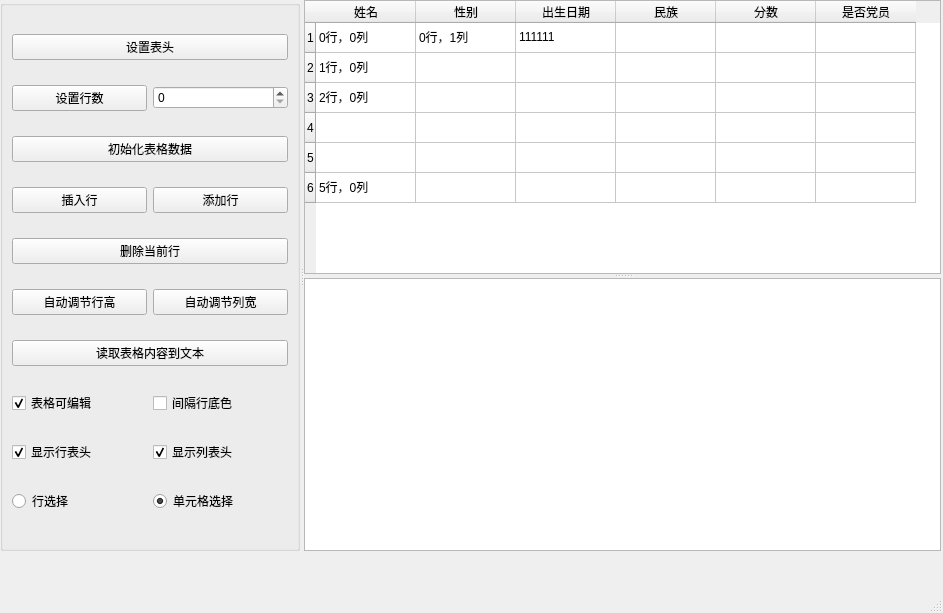
<?xml version="1.0" encoding="UTF-8"?>
<ui version="4.0">
 <class>MainWindow</class>
 <widget class="QMainWindow" name="MainWindow">
  <property name="geometry">
   <rect>
    <x>0</x>
    <y>0</y>
    <width>943</width>
    <height>613</height>
   </rect>
  </property>
  <property name="windowTitle">
   <string>MainWindow</string>
  </property>
  <widget class="QWidget" name="centralwidget">
   <widget class="QSplitter" name="splitterMain">
    <property name="geometry">
     <rect>
      <x>0</x>
      <y>0</y>
      <width>941</width>
      <height>551</height>
     </rect>
    </property>
    <property name="autoFillBackground">
     <bool>false</bool>
    </property>
    <property name="orientation">
     <enum>Qt::Horizontal</enum>
    </property>
    <widget class="QGroupBox" name="groupBox">
     <property name="maximumSize">
      <size>
       <width>300</width>
       <height>16777215</height>
      </size>
     </property>
     <property name="title">
      <string/>
     </property>
     <layout class="QGridLayout" name="gridLayout">
      <item row="0" column="0" colspan="2">
       <widget class="QPushButton" name="btnSetHeader">
        <property name="text">
         <string>设置表头</string>
        </property>
       </widget>
      </item>
      <item row="1" column="0">
       <widget class="QPushButton" name="btnSetRows">
        <property name="text">
         <string>设置行数</string>
        </property>
       </widget>
      </item>
      <item row="1" column="1">
       <widget class="QSpinBox" name="spinRowCount"/>
      </item>
      <item row="2" column="0" colspan="2">
       <widget class="QPushButton" name="btnIniData">
        <property name="text">
         <string>初始化表格数据</string>
        </property>
       </widget>
      </item>
      <item row="3" column="0">
       <widget class="QPushButton" name="btnInsertRow">
        <property name="text">
         <string>插入行</string>
        </property>
       </widget>
      </item>
      <item row="3" column="1">
       <widget class="QPushButton" name="btnAppendRow">
        <property name="text">
         <string>添加行</string>
        </property>
       </widget>
      </item>
      <item row="4" column="0" colspan="2">
       <widget class="QPushButton" name="btnDelCurRow">
        <property name="text">
         <string>删除当前行</string>
        </property>
       </widget>
      </item>
      <item row="5" column="0">
       <widget class="QPushButton" name="btnAutoHeight">
        <property name="text">
         <string>自动调节行高</string>
        </property>
       </widget>
      </item>
      <item row="5" column="1">
       <widget class="QPushButton" name="btnAutoWidth">
        <property name="text">
         <string>自动调节列宽</string>
        </property>
       </widget>
      </item>
      <item row="6" column="0" colspan="2">
       <widget class="QPushButton" name="btnReadToEdit">
        <property name="text">
         <string>读取表格内容到文本</string>
        </property>
       </widget>
      </item>
      <item row="7" column="0">
       <widget class="QCheckBox" name="chkBoxTabEditable">
        <property name="text">
         <string>表格可编辑</string>
        </property>
        <property name="checked">
         <bool>true</bool>
        </property>
       </widget>
      </item>
      <item row="7" column="1">
       <widget class="QCheckBox" name="chkBoxRowColor">
        <property name="text">
         <string>间隔行底色</string>
        </property>
       </widget>
      </item>
      <item row="8" column="0">
       <widget class="QCheckBox" name="chkBoxHeaderH">
        <property name="text">
         <string>显示行表头</string>
        </property>
        <property name="checked">
         <bool>true</bool>
        </property>
       </widget>
      </item>
      <item row="8" column="1">
       <widget class="QCheckBox" name="chkBoxHeaderV">
        <property name="text">
         <string>显示列表头</string>
        </property>
        <property name="checked">
         <bool>true</bool>
        </property>
       </widget>
      </item>
      <item row="9" column="0">
       <widget class="QRadioButton" name="rBtnSelectRow">
        <property name="text">
         <string>行选择</string>
        </property>
       </widget>
      </item>
      <item row="9" column="1">
       <widget class="QRadioButton" name="rBtnSelectItem">
        <property name="text">
         <string>单元格选择</string>
        </property>
        <property name="checked">
         <bool>true</bool>
        </property>
       </widget>
      </item>
     </layout>
    </widget>
    <widget class="QSplitter" name="splitter">
     <property name="orientation">
      <enum>Qt::Vertical</enum>
     </property>
     <widget class="QTableWidget" name="tableIfno">
      <property name="maximumSize">
       <size>
        <width>16777215</width>
        <height>16777215</height>
       </size>
      </property>
      <attribute name="horizontalHeaderVisible">
       <bool>true</bool>
      </attribute>
      <attribute name="horizontalHeaderCascadingSectionResizes">
       <bool>false</bool>
      </attribute>
      <attribute name="horizontalHeaderMinimumSectionSize">
       <number>23</number>
      </attribute>
      <attribute name="horizontalHeaderHighlightSections">
       <bool>true</bool>
      </attribute>
      <attribute name="verticalHeaderVisible">
       <bool>true</bool>
      </attribute>
      <attribute name="verticalHeaderMinimumSectionSize">
       <number>20</number>
      </attribute>
      <attribute name="verticalHeaderStretchLastSection">
       <bool>false</bool>
      </attribute>
      <row>
       <property name="text">
        <string>1</string>
       </property>
      </row>
      <row>
       <property name="text">
        <string>2</string>
       </property>
      </row>
      <row>
       <property name="text">
        <string>3</string>
       </property>
      </row>
      <row>
       <property name="text">
        <string>4</string>
       </property>
      </row>
      <row>
       <property name="text">
        <string>5</string>
       </property>
      </row>
      <row>
       <property name="text">
        <string>6</string>
       </property>
      </row>
      <column>
       <property name="text">
        <string>姓名</string>
       </property>
       <property name="background">
        <color>
         <red>0</red>
         <green>0</green>
         <blue>0</blue>
        </color>
       </property>
       <property name="foreground">
        <brush brushstyle="NoBrush">
         <color alpha="255">
          <red>0</red>
          <green>0</green>
          <blue>0</blue>
         </color>
        </brush>
       </property>
      </column>
      <column>
       <property name="text">
        <string>性别</string>
       </property>
       <property name="foreground">
        <brush brushstyle="NoBrush">
         <color alpha="255">
          <red>0</red>
          <green>0</green>
          <blue>0</blue>
         </color>
        </brush>
       </property>
      </column>
      <column>
       <property name="text">
        <string>出生日期</string>
       </property>
      </column>
      <column>
       <property name="text">
        <string>民族</string>
       </property>
      </column>
      <column>
       <property name="text">
        <string>分数</string>
       </property>
      </column>
      <column>
       <property name="text">
        <string>是否党员</string>
       </property>
      </column>
      <item row="0" column="0">
       <property name="text">
        <string>0行，0列</string>
       </property>
      </item>
      <item row="0" column="1">
       <property name="text">
        <string>0行，1列</string>
       </property>
      </item>
      <item row="0" column="2">
       <property name="text">
        <string>111111</string>
       </property>
      </item>
      <item row="1" column="0">
       <property name="text">
        <string>1行，0列</string>
       </property>
      </item>
      <item row="1" column="1">
       <property name="text">
        <string/>
       </property>
      </item>
      <item row="2" column="0">
       <property name="text">
        <string>2行，0列</string>
       </property>
      </item>
      <item row="5" column="0">
       <property name="text">
        <string>5行，0列</string>
       </property>
      </item>
     </widget>
     <widget class="QPlainTextEdit" name="textEdit"/>
    </widget>
   </widget>
  </widget>
  <widget class="QMenuBar" name="menubar">
   <property name="geometry">
    <rect>
     <x>0</x>
     <y>0</y>
     <width>943</width>
     <height>21</height>
    </rect>
   </property>
  </widget>
  <widget class="QStatusBar" name="statusbar">
   <property name="maximumSize">
    <size>
     <width>16777215</width>
     <height>30</height>
    </size>
   </property>
  </widget>
 </widget>
 <resources/>
 <connections/>
</ui>
